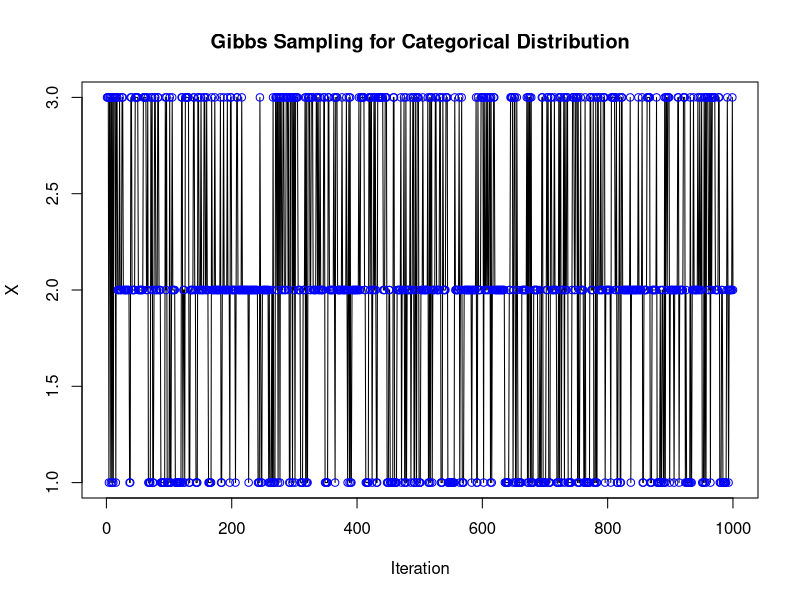

Recreate this plot in R.
# Define parameters
K <- 3  # Number of categories

# Transition matrix (example probabilities)
transition_matrix <- matrix(c(0.6, 0.2, 0.2,
                              0.1, 0.7, 0.2,
                              0.3, 0.3, 0.4), nrow = K, byrow = TRUE)

# Number of iterations
n_iter <- 1000

# Initialize variable
x <- numeric(n_iter)

# Initial value
x[1] <- sample(1:K, 1, prob = rep(1/K, K))  # Initial value for X

# Gibbs sampling iterations
for (i in 2:n_iter) {
  # Sample from conditional distribution of X given the previous value of X
  x[i] <- sample(1:K, 1, prob = transition_matrix[x[i-1], ])
}

# Plot the samples
plot(x, type = "l", xlab = "Iteration", ylab = "X", main = "Gibbs Sampling for Categorical Distribution")
points(x, col = "blue")
